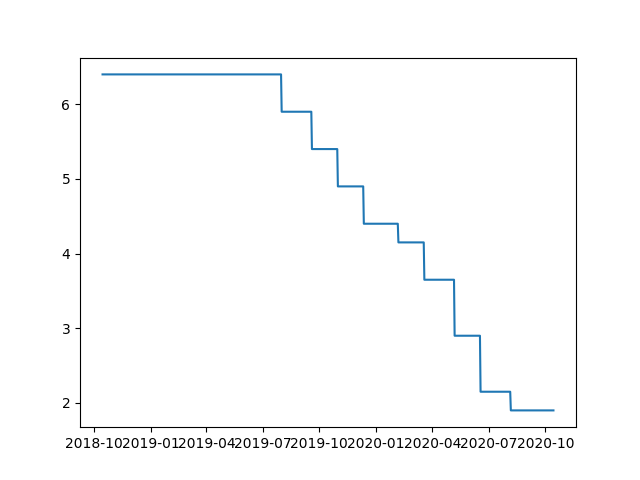

The script that saved this image:
import matplotlib.pyplot as plt

from term_structure import SpotRate


def main():

    spot_s = SpotRate(spot_rate_path='../../../databases/di_anual.csv')()

    plt.plot(spot_s)
    plt.savefig('spot_rate.png')
    plt.clf()


if __name__ == '__main__':
    main()
